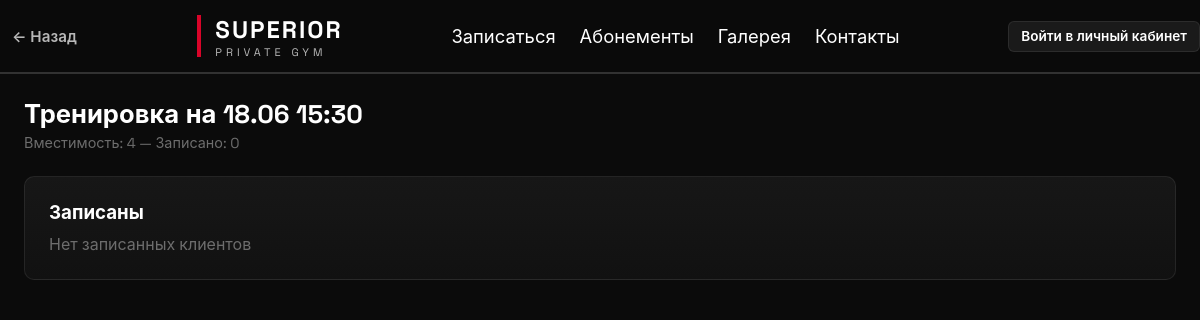
/slot/3, run on an earlier commit of the app's database.
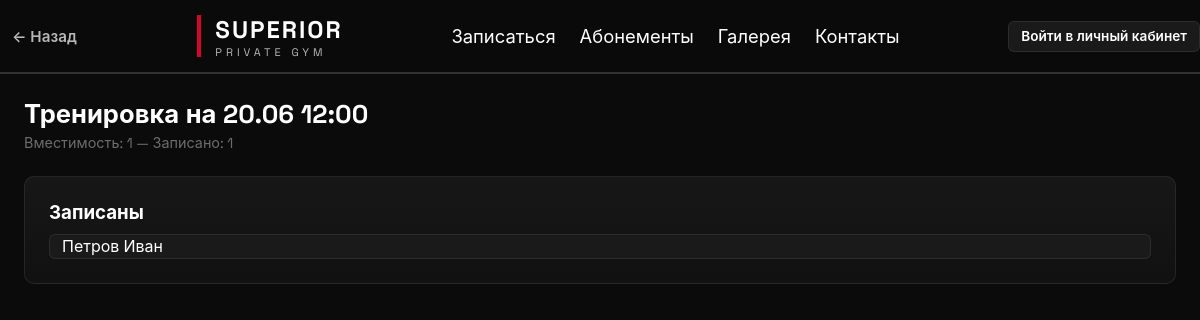
And on a later commit of the database.
### app/models.py (models this page shows, shortened)
class Slot(Base):
    __tablename__ = "slots"
    id = Column(Integer, primary_key=True)
    start_time = Column(DateTime)
    capacity = Column(Integer, default=4)
    completed = Column(Boolean, default=False)

class Client(Base):
    __tablename__ = "clients"
    id = Column(Integer, primary_key=True)
    first_name = Column(String, nullable=True)
    last_name = Column(String, nullable=True)
    patronymic = Column(String, nullable=True)
    birth_year = Column(Integer, nullable=True)
    birth_place = Column(String, nullable=True)
    phone = Column(String, nullable=True)
    name = Column(String, nullable=True)          # legacy — полное имя одной строкой
    height_cm = Column(Integer, nullable=True)
    weight_kg = Column(Integer, nullable=True)
    body_fat = Column(Integer, nullable=True)  # % жира
    hip_cm = Column(Integer, nullable=True)       # обхват бедра
    waist_cm = Column(Integer, nullable=True)     # обхват талии
    chest_cm = Column(Integer, nullable=True)     # обхват груди
    shoulders_cm = Column(Integer, nullable=True) # обхват плеч
    biceps_cm = Column(Integer, nullable=True)    # обхват бицепса
    neck_cm = Column(Integer, nullable=True)       # обхват шеи
    wrist_cm = Column(Integer, nullable=True)      # обхват запястья (для типа телосложения)
    skinfold_chest = Column(Integer, nullable=True)     # калипер: грудь (мм)
    skinfold_abdominal = Column(Integer, nullable=True) # калипер: живот (мм)
    skinfold_thigh = Column(Integer, nullable=True)     # калипер: бедро (мм)
    skinfold_triceps = Column(Integer, nullable=True)   # калипер: трицепс (мм)
    skinfold_subscapular = Column(Integer, nullable=True) # калипер: под лопаткой (мм)
    login = Column(String, unique=True, nullable=True)
    password_hash = Column(String, nullable=True)
    photo_path = Column(String, nullable=True)   # путь к фото относительно static/
    sex = Column(String, nullable=True)            # m/f
    goal = Column(String, nullable=True)             # lose | gain | recompose
    activity_level = Column(String, nullable=True)   # sedentary | light | moderate | active | extreme
    pd_consent_given = Column(Boolean, default=False)
    pd_consent_at = Column(DateTime, nullable=True)
    frozen_until = Column(DateTime, nullable=True)        # заморожен до (заморозка стрика)
    freeze_days_remaining = Column(Integer, default=0)    # осталось дней заморозки
    last_freeze_cd = Column(DateTime, nullable=True)       # кулдаун разморозки (24ч)
    notes = Column(String, nullable=True)                  # произвольный комментарий

### app/routes/schedule.py (the view)
@router.get("/slot/{slot_id}")
def slot_page(
    request: Request,
    slot_id: int,
    db: Session = Depends(get_db),
    week_offset: int = 0,
    user: dict = Depends(get_current_user),
):
    slot = db.get(Slot, slot_id)
    bookings = db.query(Booking).filter(Booking.slot_id == slot_id).all()
    clients = [db.get(Client, b.client_id) for b in bookings]
    all_clients = db.query(Client).all()
    slot_employees = db.query(SlotEmployee).filter(SlotEmployee.slot_id == slot_id).all()
    assigned_trainers = [db.get(Employee, se.employee_id) for se in slot_employees]
    available_trainers = db.query(Employee).filter(
        Employee.is_active == True,
        Employee.position.in_(["trainer", "director"]),
    ).all()
    return templates.TemplateResponse(
        request=request,
        name="slot.html",
        context={
            "slot": slot,
            "clients": clients,
            "all_clients": all_clients,
            "assigned_trainers": assigned_trainers,
            "available_trainers": available_trainers,
            "week_offset": week_offset,
            "user": user,
        },
    )

### templates/slot.html (shortened to what the changed rows need)
{% extends "base.html" %}
{% block content %}
<div class="slot__header">
	<h2 class="slot__header-title">Тренировка на {{ slot.start_time.strftime('%d.%m %H:%M') }}</h2>
	<div class="slot__header-meta">Вместимость: {{ slot.capacity }} — Записано: {{ clients|length }} {% if slot.completed %}— ✅ Проведено{% endif %}</div>
</div>
{% set flash = request.query_params.get('flash') %}
{% if user and user.role in ('admin', 'trainer') %}
{% if slot.completed %}
<div class="panel mb-3">
	<div class="flex-row" style="justify-content:space-between;">
		<div>
			<h3>Программа тренировки</h3>
			<p class="text-muted" style="font-size:0.85rem;">Просмотр плана упражнений</p>
		</div>
		<div class="flex-row">
			<a class="btn btn--primary" href="/slot/{{ slot.id }}/program?week_offset={{ week_offset }}">План тренировки</a>
			<button class="btn btn--secondary" type="submit" form="delete-slot-form"
				onclick="return confirm('Удалить слот из расписания?');">Удалить слот</button>
		</div>
	</div>
</div>
<div class="slot-columns">
	<div class="slot-columns__left">
		<div class="panel">
			<h3>Записаны</h3>
			<ul class="client-list mt-1">
				{% for client in clients %}
				<li class="client-list__item">{{ client.fio() }}</li>
				{% else %}
				<p class="text-muted">Нет записанных клиентов</p>
				{% endfor %}
			</ul>
		</div>
		<div class="panel mt-2">
			<h3>Тренеры</h3>
			<ul class="client-list mt-1">
				{% for trainer in assigned_trainers %}
				<li class="client-list__item">{{ trainer.fio() }}</li>
				{% else %}
				<p class="text-muted">Тренер не назначен</p>
				{% endfor %}
			</ul>
		</div>
	</div>
	<div class="slot-columns__right">
		<div class="panel">
			<h3>Настройки слота</h3>
			<p class="text-muted" style="font-size:0.85rem;">Слот проведён, редактирование недоступно.</p>
			<form id="delete-slot-form" method="post" action="/slots/delete/{{ slot.id }}" class="form--inline">
				{{ csrf_input(request) }}
				<input type="hidden" name="week_offset" value="{{ week_offset }}" />
			</form>
		</div>
	</div>
</div>
{% else %}
<div class="panel mb-3">
	<div class="flex-row" style="justify-content:space-between;">
		<div>
			<h3>Программа тренировки</h3>
			<p class="text-muted" style="font-size:0.85rem;">Просмотр и редактирование плана упражнений</p>
		</div>
		<div class="flex-row">
			<a class="btn btn--primary" href="/slot/{{ slot.id }}/program?week_offset={{ week_offset }}">План тренировки</a>
			{% if clients and clients|length > 0 %}
			<form method="post" action="/slot/{{ slot.id }}/complete"
				onsubmit="return confirm('Подтвердить проведение занятия и списать 1 занятие у всех записанных?');">
				{{ csrf_input(request) }}
				<input type="hidden" name="week_offset" value="{{ week_offset }}" />
				<button class="btn btn--success" type="submit">Тренировка завершена</button>
			</form>
			{% endif %}
		</div>
	</div>
</div>
<div class="slot-columns">
	<div class="slot-columns__left">
		<div class="panel">
			<h3>Записаны</h3>
			<ul class="client-list mt-1">
				{% for client in clients %}
				<li class="client-list__item">
					<span>{{ client.fio() }}</span>
					<form method="post" action="/slot/{{ slot.id }}/remove" class="form--inline">
						{{ csrf_input(request) }}
						<input type="hidden" name="client_id" value="{{ client.id }}" />
						<input type="hidden" name="week_offset" value="{{ week_offset }}" />
						<button class="btn btn--small">Удалить</button>
					</form>
				</li>
				{% else %}
				<p class="text-muted">Нет записанных клиентов</p>
				{% endfor %}
			</ul>
			<form method="post" action="/slot/{{ slot.id }}/add" class="flex-row mt-2">
				{{ csrf_input(request) }}
				<select name="client_id" class="form__select">
					{% for client in all_clients %}
					<option value="{{ client.id }}">{{ client.name }}</option>
					{% endfor %}
				</select>
				<input type="hidden" name="week_offset" value="{{ week_offset }}" />
				<button class="btn btn--primary">Добавить</button>
			</form>
		</div>
		<div class="panel mt-2">
			<h3>Тренеры</h3>
			<ul class="client-list mt-1">
				{% for trainer in assigned_trainers %}
				<li class="client-list__item">
					<span>{{ trainer.fio() }}</span>
					<form method="post" action="/slot/{{ slot.id }}/remove-trainer" class="form--inline">
						{{ csrf_input(request) }}
						<input type="hidden" name="employee_id" value="{{ trainer.id }}" />
						<input type="hidden" name="week_offset" value="{{ week_offset }}" />
						<button class="btn btn--small">Убрать</button>
					</form>
				</li>
				{% else %}
				<p class="text-muted">Тренер не назначен</p>
				{% endfor %}
			</ul>
			<form method="post" action="/slot/{{ slot.id }}/assign-trainer" class="flex-row mt-2" id="assign-trainer-form">
				{{ csrf_input(request) }}
				<select name="employee_id" class="form__select" onchange="document.getElementById('assign-trainer-form').requestSubmit();">
					<option value="">— Назначить тренера —</option>
					{% for t in available_trainers %}
					<option value="{{ t.id }}">{{ t.fio() }} ({{ t.position }})</option>
					{% endfor %}
				</select>
				<input type="hidden" name="week_offset" value="{{ week_offset }}" />
			</form>
		</div>
	</div>
	<div class="slot-columns__right">
		<div class="panel">
			<h3>Настройки слота</h3>
			<form method="post" action="/slots/edit/{{ slot.id }}" class="form mt-1" id="edit-slot-form">
				{{ csrf_input(request) }}
				<input type="hidden" name="week_offset" value="{{ week_offset }}" />
				<div class="flex-row mt-1">
					<label class="form__label">Время</label>
					<input class="form__input" type="text" name="start_time" value="{{ slot.start_time.strftime('%Y-%m-%d %H:%M') }}" required />
				</div>
				<div class="flex-row mt-1">
					<label class="form__label">Вместимость</label>
					<select name="capacity" class="form__select">
						<option value="1" {% if slot.capacity == 1 %}selected{% endif %}>1</option>
						<option value="2" {% if slot.capacity == 2 %}selected{% endif %}>2</option>
						<option value="3" {% if slot.capacity == 3 %}selected{% endif %}>3</option>
						<option value="4" {% if slot.capacity == 4 %}selected{% endif %}>4</option>
					</select>
				</div>
				<div class="flex-row mt-1">
					<button class="btn btn--primary" type="submit" form="edit-slot-form">Сохранить</button>
					<button class="btn btn--secondary" type="submit" form="delete-slot-form"
						onclick="return confirm('Удалить слот? Это удалит все бронирования.');">Удалить слот</button>
				</div>
			</form>
			<form id="delete-slot-form" method="post" action="/slots/delete/{{ slot.id }}" class="form--inline">
				{{ csrf_input(request) }}
				<input type="hidden" name="week_offset" value="{{ week_offset }}" />
			</form>
		</div>
	</div>
</div>
{% endif %}
{% else %}
<div class="panel">
	<ul class="client-list mt-1">
		{% for client in clients %}
		<li class="client-list__item">{{ client.fio() }}</li>
		{% else %}
		<p class="text-muted">Нет записанных клиентов</p>
		{% endfor %}
	</ul>
</div>
{% endif %}
{% endblock %}

What changed in the data, as far as the page shows it:
changed Slot: start_time "18.06 15:30" → "20.06 12:00"; capacity "4" → "1"
now on this page (row edited): Client: fio "Петров Иван"
Also different on the page:
{{ clients|length }}: "0" → "1"
text no longer shown: "Нет записанных клиентов"
